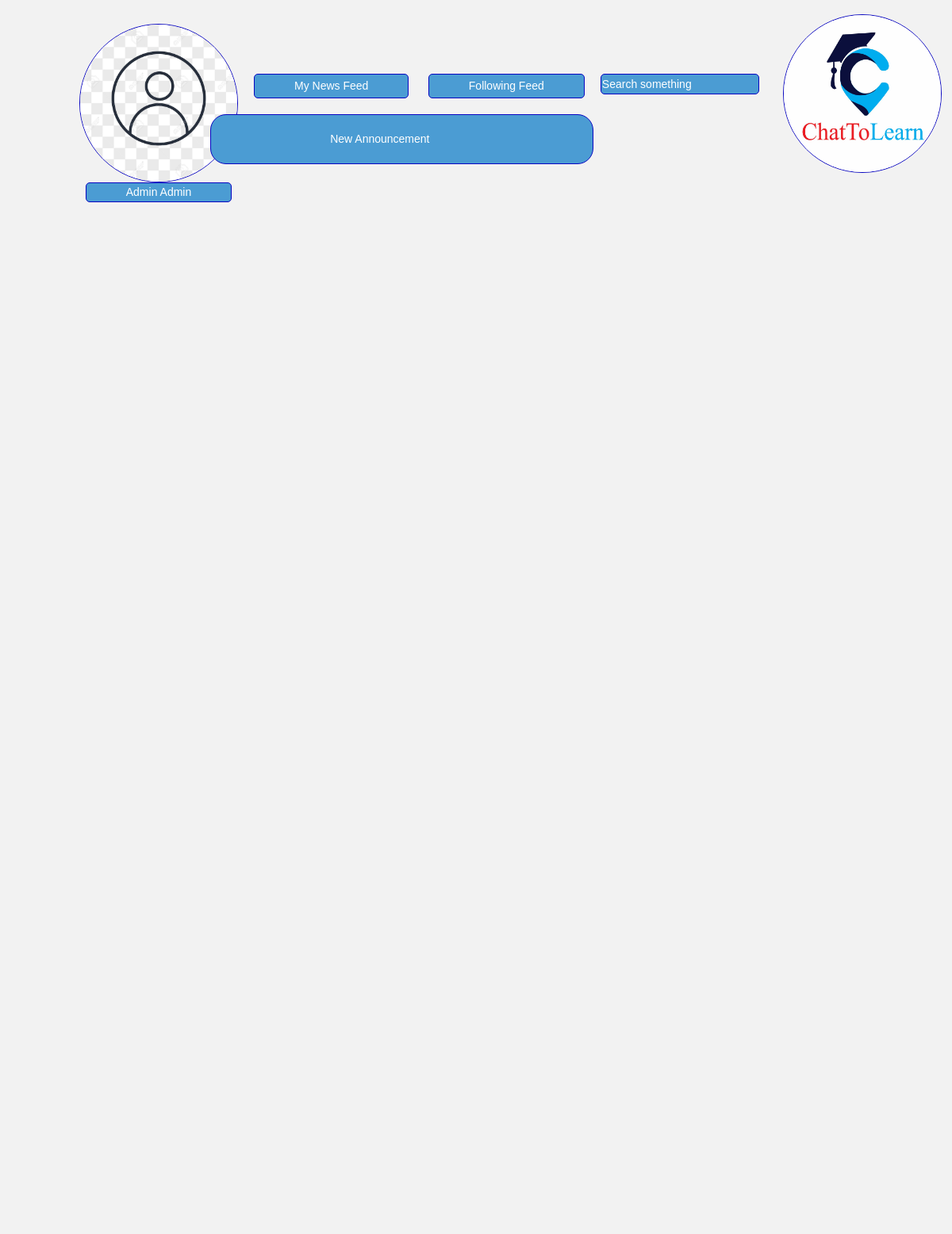
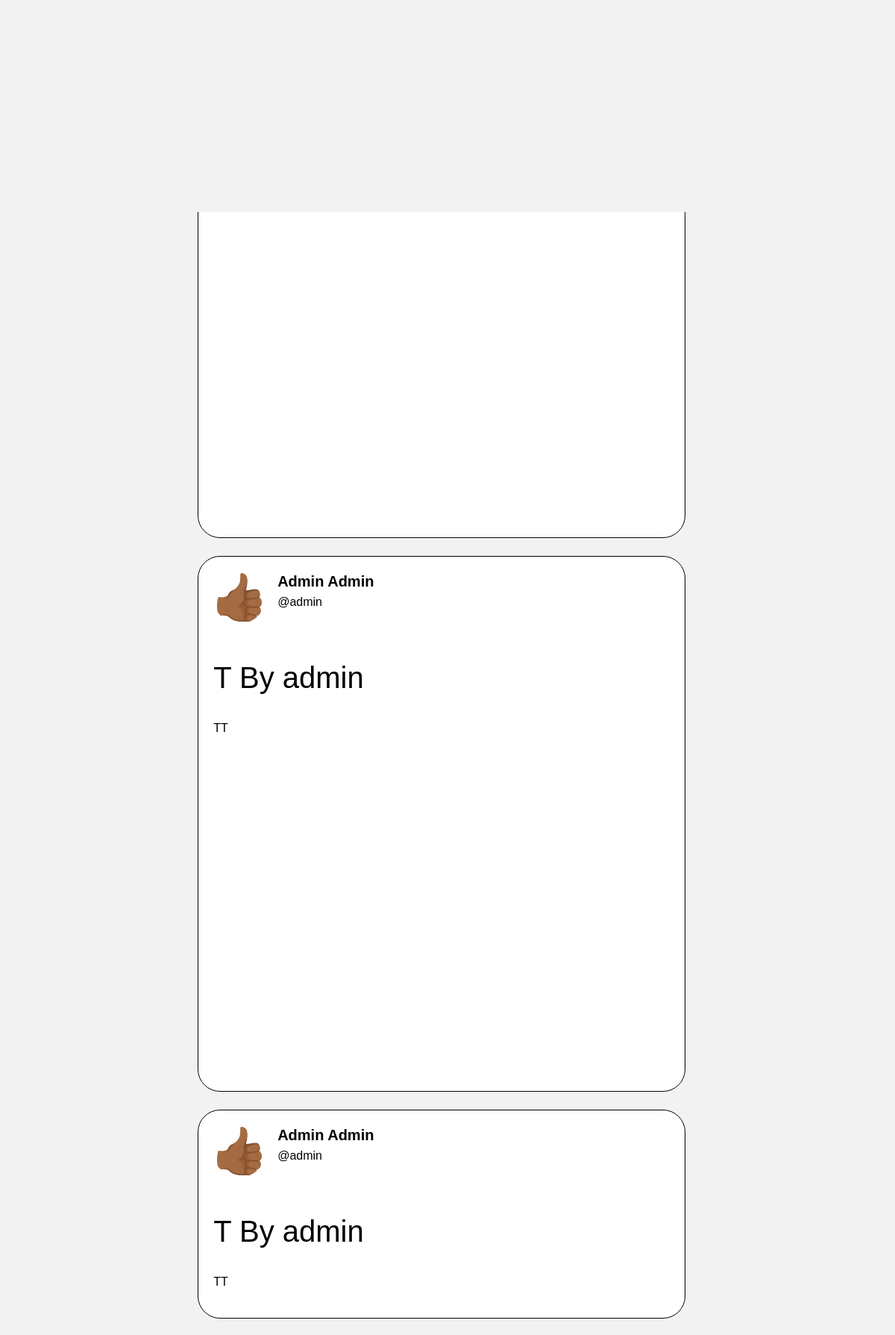
Page /announcements (signed in, upper part) on the committed database (2 pictures, top to bottom).
### minsocial/models.py (models this page shows, shortened)
class User(AbstractUser):
    profile_pics = models.ImageField(upload_to='profile_pics/', null=True, blank=True)
    phone_number = models.CharField(max_length=20, null=True, blank=True)
    about = models.TextField(null=True, blank=True)

class AnnouncementPostImage(models.Model):
    content = models.ForeignKey(Announcement, on_delete=models.CASCADE, related_name="announcement_post_images")
    post_image = models.ImageField(upload_to='post_image/', null=True, blank=True)

class Announcement(models.Model):
    poster = models.ForeignKey(User, on_delete=models.CASCADE, related_name="announcement_poster")
    title = models.CharField(max_length=100)
    content = models.TextField()
    created_at = models.DateTimeField(auto_now_add=True)

### minsocial/views.py (the view)
# urls.py: path("announcements", views.announcements, name="announcements"),
def announcements(request):
    if not request.user.is_authenticated:
        return render(request, "network/error.html")
    announcement_list = Announcement.objects.all().order_by('-created_at')
    paginator = Paginator(announcement_list, 10)  # Show 10 announcements per page.
    page_number = request.GET.get('page')
    page_announcements = paginator.get_page(page_number)
    return render(request, 'network/announcements.html', {'page_announcements': page_announcements})

### minsocial/templatetags/my_filters.py (called while the page is built)
@register.filter
def split_paragraphs(value):
    return value.split('\n')

### minsocial/templates/network/announcements.html (shortened to what this page needs)
{% extends "network/layout.html" %}
{% load custom_tags %}
{% load my_filters %}
{% load static %}
{% block body %}
{% include 'network/sidebar.html' %}
<div class="content">
<div class="post">
  <div style="margin-top: -120px; z-index: 2000; position: fixed;" class="announcement-button">
<div id="create-post-field-container">
    <input type="text" id="create-post-field" placeholder="New Announcement" onclick="openModal()">
  </div>
</div>
<br>
  {% for announcement in page_announcements %}
  <section>
    <br>
    <div>
      <div class="card">
        <div class="card-body">
          <div class="d-flex align-items-center">
            {% if announcement.poster.profile_pics %}
              <a href="{% url 'profile' user_id=announcement.poster.id %}">
                <img src="{{ announcement.poster.profile_pics.url }}" class="rounded-circle" width="70" height="70">
              </a>
            {% else %}
              <a href="{% url 'profile' user_id=announcement.poster.id %}">
                <img src="/media/post_image/hand.gif" class="rounded-circle" width="70" height="70">
              </a>
            {% endif %}
            <div class="ml-3">
              <h5 class="card-title mb-1">
                <a class="card-title" style="text-decoration: none;" href="{% url 'profile' user_id=announcement.poster.id %}">{{announcement.poster.first_name}} {{announcement.poster.last_name}}</a>
              </h5>
              <p class="mb-0">
                <p>@{{announcement.poster.username}}</p>
              </p>
            </div>
          </div>
          <br>
          <br>
          <div class="card-text" id="content_{{ posts.id }}">
            <h1>{{announcement.title}} By {{announcement.poster}}</h1>
            <br>
            {% for paragraph in announcement.content|split_paragraphs %}
                <p>{{ paragraph|urlize }}</p>
            {% endfor %}
            {% if announcement.announcement_post_images.all %}
            <div id="carouselExampleIndicators" class="carousel slide" data-ride="carousel">
              <ol class="carousel-indicators">
                {% for image in announcement.announcement_post_images.all %}
                  <li data-target="#carouselExampleIndicators" data-slide-to="{{ forloop.counter0 }}" {% if forloop.first %}class="active"{% endif %}></li>
                {% endfor %}
              </ol>
              <div class="carousel-inner">
                {% for image in announcement.announcement_post_images.all %}
                  <div class="carousel-item {% if forloop.first %}active{% endif %}">
                    <img class="d-block w-100" src="{{ image.post_image.url }}" alt="Post Image">
                  </div>
                {% endfor %}
              </div>
              <a class="carousel-control-prev" href="#carouselExampleIndicators" role="button" data-slide="prev">
                <span class="carousel-control-prev-icon" aria-hidden="true"></span>
              </a>
              <a class="carousel-control-next" href="#carouselExampleIndicators" role="button" data-slide="next">
                <span class="carousel-control-next-icon" aria-hidden="true"></span>
              </a>
            </div>
            {% endif %}
        </div>
      </div>
    </div>
  </section>
{% endfor %}
</div>
</div>
<div class="pagination">
  <span class="step-links">
    <span class="current-page">
    </span>
    {% if page_announcements.has_next %}
      <a class="btn btn-primary" href="?page={{ page_announcements.next_page_number }}">next</a>
      <a class="btn btn-primary" href="?page={{ page_announcements.paginator.num_pages }}">last &raquo;</a>
    {% endif %}
  </span>
</div>
{% endblock %}

### minsocial/templates/network/sidebar.html (shortened to what this page needs)
{% if user.is_authenticated %}
    <div class="head-shot">
    </div>
    {% endif %}
<div class="index-container">
    <div class="profile-container">
        {% if user.profile_pics %}
            <a href="{% url 'profile' user_id=user.id %}">
                <img src="{{ user.profile_pics.url }}" class="index-circle-image">
            </a>
        {% else %}
            <a href="{% url 'profile' user_id=user.id %}">
                <img src="/media/post_image/nodp.jpg" class="index-circle-image">
            </a>
        {% endif %}
        <button class="profile-button">{{ user.first_name }} {{user.last_name}}</button>
    </div>
    <div class="button-container">
      <div class="feed-and-search-button">
        <div class="feed-buttons">
            <button class="feed-button">My News Feed</button>
            <button class="feed-button">Following Feed</button>
        </div>
        <div class="search-form">
            <form action="{% url 'search' %}" method="get">
                <input style="padding: 0.5%;" class="feed-button" type="text" name="q" placeholder="Search something" />
            </form>
        </div>
    </div>
    </div>
    <div class="chatlogo-container">
        <img src="media/post_image/chatlogo.jpg" alt="Chat Logo" class="index-circle-image">
    </div>
</div>
    <div class="container">
        <div class="nav-item">
            <button id="menu-link" class="nav-link menu-link">Open Menu</button>
        </div>

### minsocial/static/network/styles.css (style rules this page uses)
body { font-family: Arial, sans-serif; margin: 0; padding: 0; z-index: 2000; background-color: #f2f2f2; }
.search-form { margin-bottom: 20px; }
.search-form input[type="text"] { padding: 5px; width: 200px; }
* { margin: 0; padding: 0; box-sizing: border-box; }
.card { background-color: white; color: black; border-color: black; border-radius: 30px; }
@media screen and (min-width: 769px) { .index-container { margin: 0 ; } }
.card-body { color: black }
.card-title { color: black; font-weight: bold; }
.container { margin-bottom: 20px; }
.carousel-item img { max-width: 100%; max-height: 80vh; width: auto; height: auto; margin: 0 auto; object-fit: contain; }
@media (min-width: 992px) { .carousel-item img { max-width: 70%; margin: 0 auto; } }
.index-container { position: fixed; display: flex; z-index: 1000; margin-top: 30px; align-items: center; margin-left: 400px; }
.head-shot { z-index: 1000; background-color: #f2f2f2; position: fixed; top: 0; left: 0; width: 100%; height: 40%; }
.profile-container { display: flex; flex-direction: column; align-items: center; margin-left: -300px; }
.button-container { display: flex; flex-direction: column; align-items: center; margin-top: 20px; }
.chatlogo-container { margin-top: -50px; margin-left: 30px; }
.index-circle-image { width: 200px; height: 200px; border: 0.5px solid #0805c1; border-radius: 50%; overflow: hidden; }
.profile-button { background-color: #4B9CD3; border: 0.5px solid #0805c1; border-radius: 5px; padding: 1px 50px; color: white; font-size: 14px; font-family: Arial, sans-serif; }
#create-post-field { background-color: #4B9CD3; border: 0.5px solid #0805c1; border-radius: 20px; padding: 20px 150px; font-size: 14px; font-family: Arial, sans-serif; margin: 0; position: relative; z-index: 1; }
#create-post-field::placeholder { color: white; }
.feed-button::placeholder { color: white; }
.feed-button, .search-button, .thought-button { background-color: #4B9CD3; border: 0.5px solid #0805c1; cursor: pointer; color: white; border-radius: 5px; padding: 4px 50px; margin-left: 20px; font-size: 14px; font-family: Arial, sans-serif; }
.feed-and-search-button { display: flex; }
.feed-buttons { flex: 6; }
.search-form { flex: 2; }
a { color: inherit; text-decoration: none; }
.container { display: flex; }
.content { flex: 1; margin-top: 22%; padding: 10px; box-sizing: border-box; margin-left: 120px; width: 200%; }
.post { padding: 10px; margin-bottom: 20px; }
.menu-link { cursor: pointer; margin-top: 280px; background-color: #4B9CD3; border: 0.5px solid #0805c1; cursor: pointer; color: white; border-radius: 5px; padding: 4px 50px; margin-left: -95px; font-size: 14px; font-family: Arial, sans-serif; }

### rows in the picture
User: first_name "Admin", last_name "Admin"
AnnouncementPostImage: post_image (picture)
Announcement: poster.first_name "Admin", poster.last_name "Admin", poster.username "admin", title "T", poster "admin", content "TT"
AnnouncementPostImage: post_image (picture)
Announcement: poster.first_name "Admin", poster.last_name "Admin", poster.username "admin", title "T", poster "admin", content "TT"
